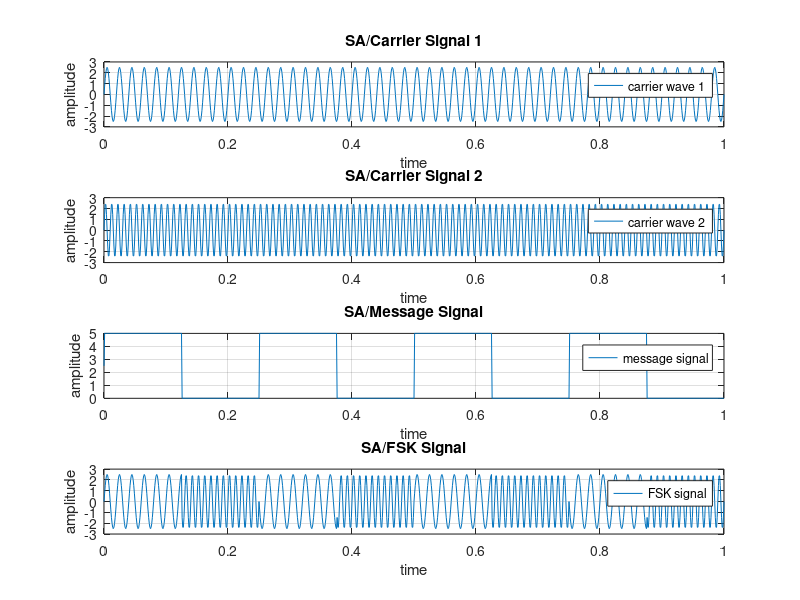

The MATLAB script that drew this image:
clc;
clear all;
close all;

amp = 5;
fp = 4;
fc1 = 50;
fc2 = 100;
t = 0:0.001:1;

c1 = (amp / 2) * sin(2 * pi * fc1 * t);
c2 = (amp / 2) * sin(2 * pi * fc2 * t);

subplot(4, 1, 1);
plot(t, c1);
grid on;
xlabel("time");
ylabel("amplitude");
title("SA/Carrier Signal 1");
legend("carrier wave 1");

subplot(4, 1, 2);
plot(t, c2);
grid on;
xlabel("time");
ylabel("amplitude");
title("SA/Carrier Signal 2");
legend("carrier wave 2");

% manually create square wave: 0 to amp (like unipolar square)
m = (amp/2) * (sign(sin(2 * pi * fp * t)) + 1);

subplot(4, 1, 3);
plot(t, m);
grid on;
xlabel("time");
ylabel("amplitude");
title("SA/Message Signal");
legend("message signal");

% fsk modulation
a = zeros(size(t));  % preallocate memory
for i = 1:length(t)
  if m(i) == 0
    a(i) = c2(i);  % binary 0 as fc2
  else
    a(i) = c1(i); % binary 1 as fc1
  endif
end

subplot(4, 1, 4);
plot(t, a);
grid on;
xlabel("time");
ylabel("amplitude");
title("SA/FSK Signal");
legend("FSK signal");
